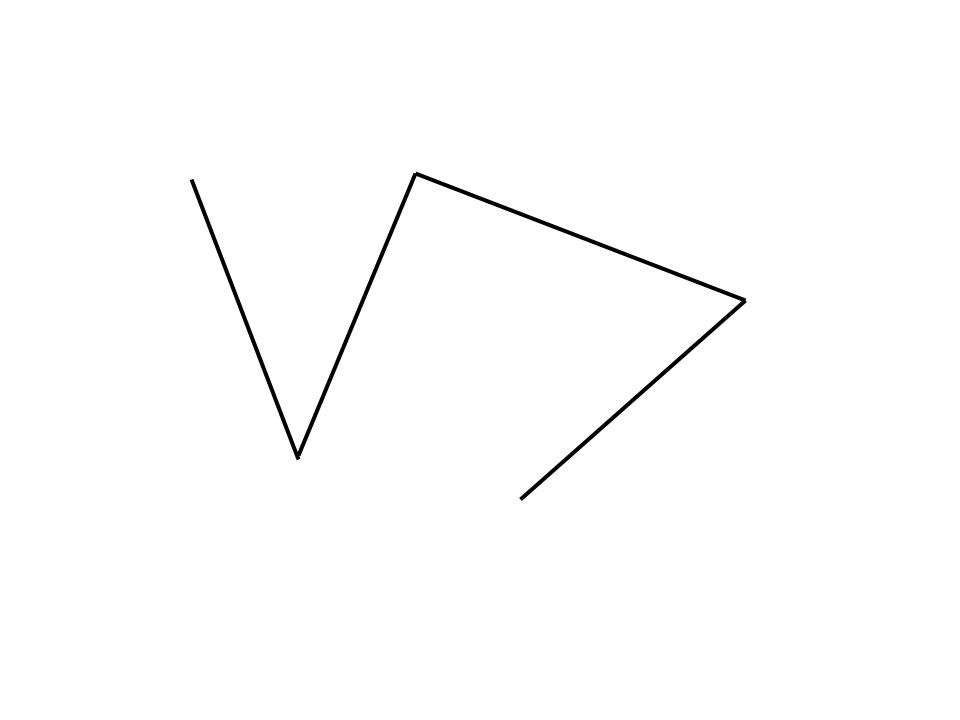
#> input picture JupyterNotebook/images/zigzag.jpg, 960 x 720 px
$ jupyter execute FinalProjectFuncs.ipynb
#> lines starting #> are read from the running program, lines starting #| are printed output that depends on the picture; after the words box and inside, x2 and y2 are one past the last pixel; in counts of white or black regions, pixels touching at a corner belong together
#> further down, zigzag is the input picture: shape (720, 960, 3); min 0, max 255, mean 253.1
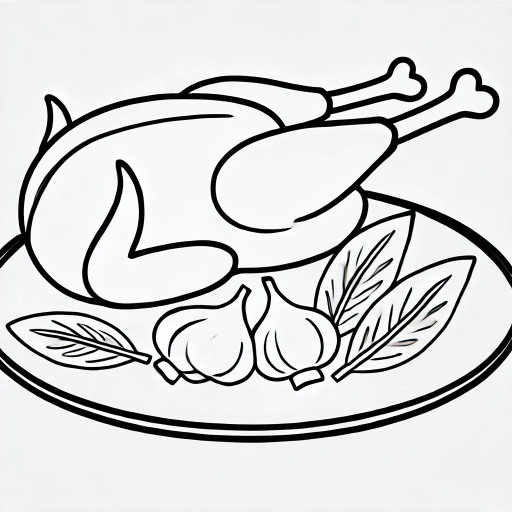
#> input picture JupyterNotebook/images/turkey.png, 1024 x 1024 px (shown at 1/2 size)
#> further down, turkey is the input picture: shape (1024, 1024, 3); mean B, G, R 213, 213.5, 212
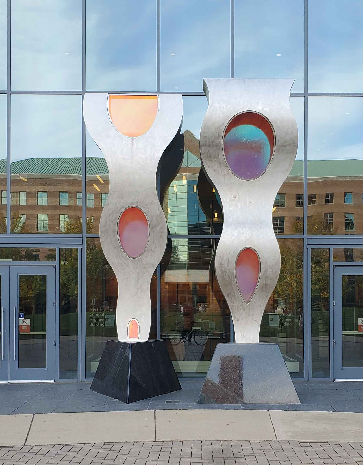
#> input picture JupyterNotebook/images/status.png, 363 x 465 px
#> further down, status is the input picture: shape (465, 363, 3); mean B, G, R 147.7, 143.2, 135
[cell 1]
import numpy as np
from scipy.linalg import expm, logm
import sys
import copy
import time
import cv2
import os
from PIL import Image

[cell 2]
################ Pre-defined parameters and functions below (can change if needed) ################
PI = np.pi
# 20Hz
SPIN_RATE = 20

# UR3 home location
home = [270*PI/180.0, -90*PI/180.0, 90*PI/180.0, -90*PI/180.0, -90*PI/180.0, 135*PI/180.0]

# UR3 current position, using home position for initialization
current_position = copy.deepcopy(home)

thetas = [0.0, 0.0, 0.0, 0.0, 0.0, 0.0]

digital_in_0 = 0
analog_in_0 = 0.0

suction_on = True
suction_off = False

current_io_0 = False
current_position_set = False

[cell 3]
from matplotlib.pyplot import imshow
from matplotlib.pyplot import cm


# Create directory if it doesn't exist
if not os.path.exists("threshold_images"):
    os.makedirs("threshold_images")

[cell 4]
# [21 lines left out: function IMG2W, not called in this run]

[cell 5]
# [9 lines left out: function draw_image, not called in this run]


"""
Program run from here
"""

[cell 6]
# [38 lines left out: function find_centerline, not called in this run]

[cell 7]
def find_keypoints2(image):
    """Gets keypoints along center of lines with reduced density

    Parameters
    ----------
    image : np.ndarray
        The given image (before or after preprocessing)
    """
    # Convert to grayscale if needed
    if len(image.shape) == 3:
        gray = cv2.cvtColor(image, cv2.COLOR_BGR2GRAY)
    else:
        gray = image.copy()

    # Threshold to ensure clean binary image
    # _, binary = cv2.threshold(gray, 128, 255, cv2.THRESH_BINARY)
    binary = cv2.adaptiveThreshold(gray, 255, cv2.ADAPTIVE_THRESH_GAUSSIAN_C,
                             cv2.THRESH_BINARY, 3, -10)
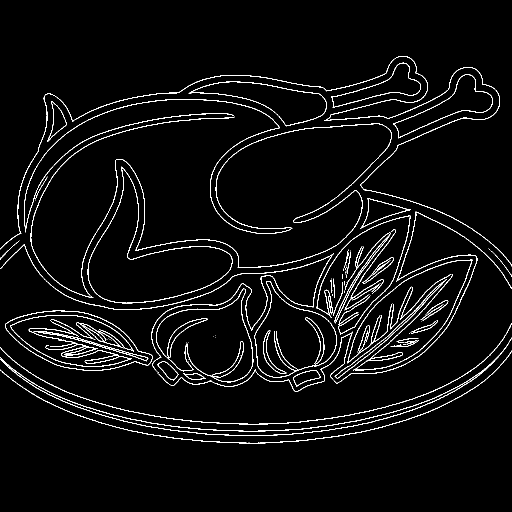
#> binary: shape (1024, 1024) (shown at 1/2 size); 3.7% white in thin lines or dots, all inside (x1, y1, x2, y2) = (0, 112, 1024, 887)
    # Fill in the lines to get solid regions
    kernel = np.ones((3,3), np.uint8)
    filled = cv2.dilate(binary, kernel, iterations=1)
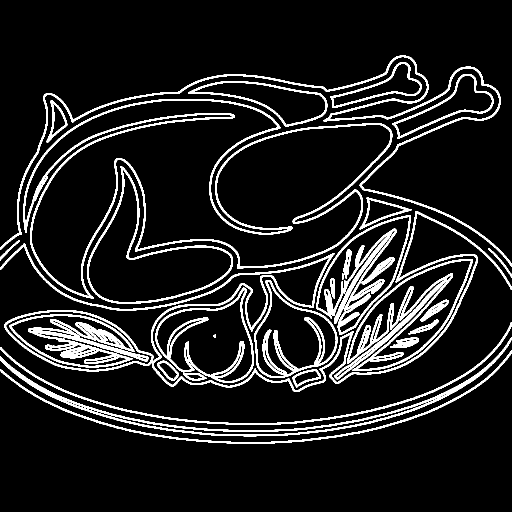
#> filled: shape (1024, 1024) (shown at 1/2 size); 10.7% white; 30 white regions, largest, box (x1, y1, x2, y2) and area: (47, 198, 785, 597) 17165, (0, 422, 1024, 784) 15044, (0, 111, 1024, 534) 9979

    # Get the distance transform
    dist = cv2.distanceTransform(filled, cv2.DIST_L2, 5)
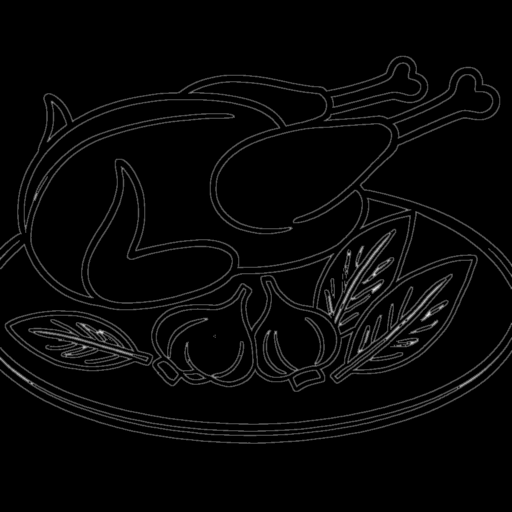
#> dist: shape (1024, 1024) float32 (shown at 1/2 size); min 0, max 5.79, mean 0.161; drawn with min black and max white

    # Threshold the distance transform to get center line
    _, center = cv2.threshold(dist, 1, 255, cv2.THRESH_BINARY)
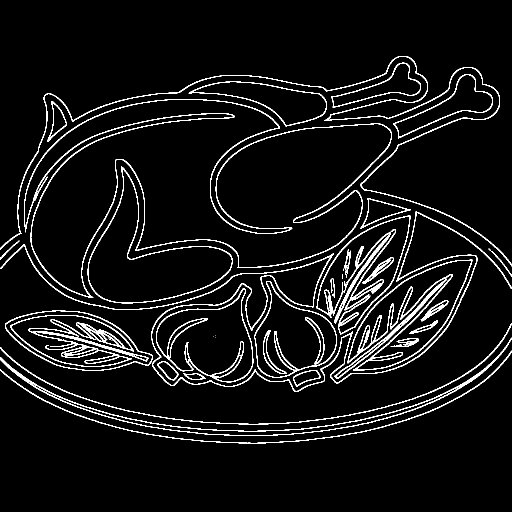
#> center: shape (1024, 1024) float32 (shown at 1/2 size); 5.9% white in thin lines or dots, all inside (x1, y1, x2, y2) = (0, 112, 1024, 887)
    center = center.astype(np.uint8)
    canny = cv2.Canny(center,1,255, L2gradient=True)
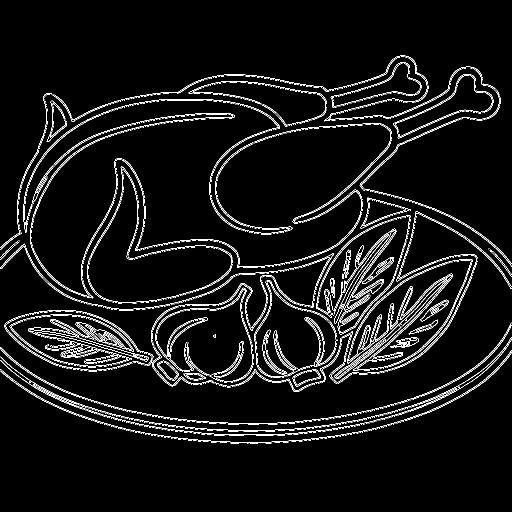
#> canny: shape (1024, 1024) (shown at 1/2 size); 5% white in thin lines or dots, all inside (x1, y1, x2, y2) = (0, 111, 1024, 888)
    # Find contours of the center line
    contours, _ = cv2.findContours(center, cv2.RETR_LIST,
                                 cv2.CHAIN_APPROX_NONE)
#> contours = 108 contours, 23 with area under 20; largest, box (x1, y1, x2, y2) and area: (48, 199, 784, 596) 164808, (48, 199, 783, 594) 159926, (175, 333, 465, 607) 32076, (176, 338, 465, 606) 31058, (669, 519, 945, 758) 25751
    height, width = center.shape[:2]
#> height = 1024; width = 1024

    # Process contours to get keypoints
    keypoints = []
    min_length = 0  # Increased minimum length
    spacing = 15  # Increased spacing between points
    for contour in contours:
        if len(contour) < min_length:
            continue
        epsilon = 0.00009 * cv2.arcLength(contour, True)
        approx = cv2.approxPolyDP(contour, epsilon, True)
        for i in range(0, len(approx), spacing):
            # point = approx[i][0]
            point = contour[i][0]
            # keypoints.append(tuple(point))
            keypoints.append(tuple(point))
#> this loop made 108 passes
#> epsilon on passes 2, 3, 5, 6, 7, 8, 9, 10, 11, 12, 13, 15: 0.166, 0.00145, 0.00689, 0.00907, 0.0123, 0.0132, 0.0101, 0.011, 0.0141, 0.0131, 0.0055, 0.0122
#> (epsilon, approx) on passes 1, 4, 14, 23, 27, 31: (0.00102, [[915, 774], [917, 772], [919, 774], [917, 776]]), (0.00102, [[57, 764], [59, 762], [61, 764], [59, 766]]), (0.00102, [[265, 710], [267, 708], [269, 710], [267, 712]]), (0.00102, [[815, 689], [817, 687], [819, 689], [817, 691]]), (0.00102, [[768, 679], [770, 677], [772, 679], [770, 681]]), (0.00102, [[217, 676], [219, 674], [221, 676], [219, 678]])
#> after the loop, keypoints = 1406 pairs, first value 3 to 1023, second value 112 to 886

    # Create debug images
    height, width = image.shape[:2]
    recreated_image = np.ones((height, width, 3), dtype=np.uint8) * 255  # White background
    # Draw lines connecting keypoints
    if len(keypoints) > 1:
        for i in range(0, len(keypoints) - 1):  # Changed to -1 to avoid going past end
            start_point = keypoints[i]
            end_point = keypoints[i + 1]
            cv2.line(recreated_image, start_point, end_point, (0, 0, 255), 1)
#> this loop made 1405 passes
#> (start_point, end_point) on passes 1 to 3: ((916, 773), (71, 771)), ((71, 771), (86, 778)), ((86, 778), (101, 786))
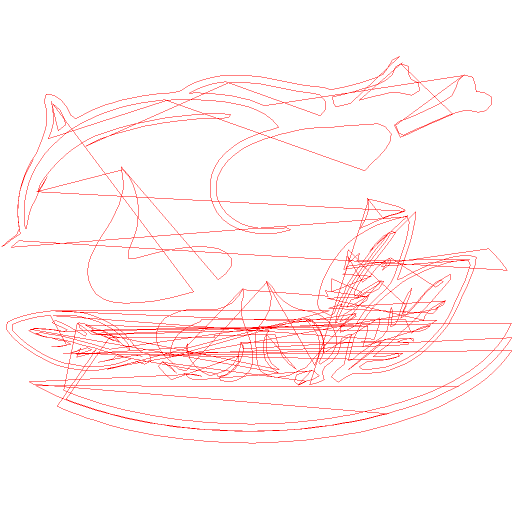
#> recreated_image: shape (1024, 1024, 3) (shown at 1/2 size); mean of channels 0, 1, 2 245, 245, 255; drawn as B, G, R
    debug_image = image.copy()
    if len(debug_image.shape) == 2:
        debug_image = cv2.cvtColor(debug_image, cv2.COLOR_GRAY2BGR)

    # Draw keypoints
    keypoint_image = debug_image.copy()
    for x, y in keypoints:
        cv2.circle(keypoint_image, (x, y), 3, (0, 0, 255), -1)
#> this loop made 1406 passes
#> (x, y) on passes 1 to 3: (916, 773), (71, 771), (86, 778)
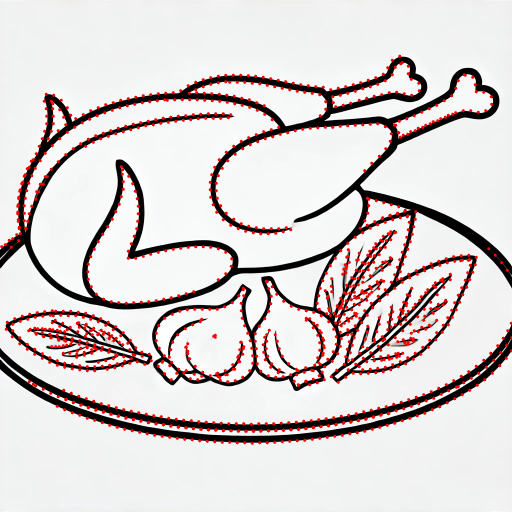
#> keypoint_image: shape (1024, 1024, 3) (shown at 1/2 size); 3.7% of pixels changed, all inside (x1, y1, x2, y2) = (0, 109, 1024, 890)

    # Save debug images
    cv2.imwrite('2debug_6_cany.png',canny)
    cv2.imwrite('2debug_5_draw.png', recreated_image)
    cv2.imwrite('2debug_1_binary.png', binary)
    cv2.imwrite('2debug_2_filled.png', filled)
    cv2.imwrite('2debug_3_center.png', center)
    cv2.imwrite('2debug_4_keypoints.png', keypoint_image)
    return keypoints

[cell 8]
zigzag = cv2.imread("images/zigzag.jpg")
turkey = cv2.imread("images/turkey.png")
status = cv2.imread("images/status.png")

[cell 9]
# [101 lines left out: function find_keypoints, not called in this run]

[cell 10]
# find_keypoints(status)
# find_keypoints(zigzag)
key = find_keypoints2(turkey)
#> key has the same summary as keypoints in find_keypoints2
